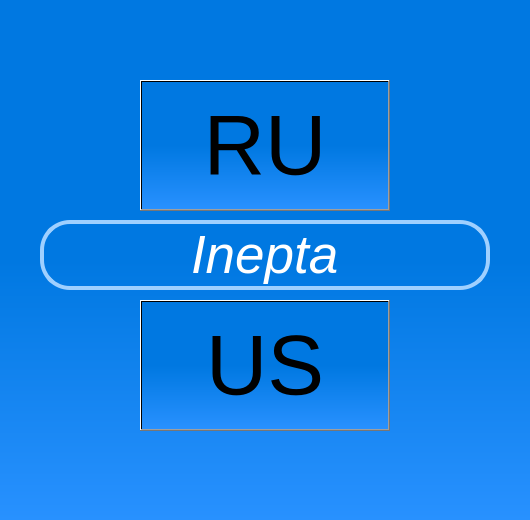
<?xml version="1.0" encoding="UTF-8"?>
<ui version="4.0">
 <class>MainWindow</class>
 <widget class="QMainWindow" name="MainWindow">
  <property name="geometry">
   <rect>
    <x>0</x>
    <y>0</y>
    <width>530</width>
    <height>520</height>
   </rect>
  </property>
  <property name="windowTitle">
   <string>MainWindow</string>
  </property>
  <property name="styleSheet">
   <string notr="true">background-color: qlineargradient(spread:pad, x1:0, y1:0, x2:0, y2:1, stop:0 rgba(0, 120, 225, 255), stop:0.5 rgba(0, 120, 225, 255), stop:1 rgba(40, 145, 255, 255));</string>
  </property>
  <widget class="QWidget" name="centralwidget">
   <widget class="QPushButton" name="buttonRU">
    <property name="geometry">
     <rect>
      <x>140</x>
      <y>80</y>
      <width>250</width>
      <height>131</height>
     </rect>
    </property>
    <property name="font">
     <font>
      <family>Helvetica Neue</family>
      <pointsize>64</pointsize>
     </font>
    </property>
    <property name="styleSheet">
     <string notr="true">QPushButton {background-color: rgba(0, 0, 0, 0); color: rgba(159, 208, 255, 255); border-radius: 20px; border-style: solid; border-color: rgba(159, 208, 255, 255); border-width: 3px;}
QPushButton::hover::!pressed {background-color: rgba(20, 25, 80, 0); color: rgba(255, 255, 255, 255); border-color: rgba(255, 255, 255, 255)}
QPushButton::pressed {background-color: rgba(255, 255, 255, 255)};</string>
    </property>
    <property name="text">
     <string>RU</string>
    </property>
   </widget>
   <widget class="QLineEdit" name="usernameField">
    <property name="geometry">
     <rect>
      <x>40</x>
      <y>220</y>
      <width>450</width>
      <height>70</height>
     </rect>
    </property>
    <property name="font">
     <font>
      <family>Helvetica Neue</family>
      <pointsize>40</pointsize>
      <italic>true</italic>
     </font>
    </property>
    <property name="styleSheet">
     <string notr="true">background-color: rgba(32, 32, 32, 0); color: rgba(255, 255, 255, 255);
border-radius: 30px;
border-style: solid;
border-color: rgba(159, 208, 255, 255);
border-width: 4px;
qproperty-frame: false;</string>
    </property>
    <property name="text">
     <string>Inepta</string>
    </property>
    <property name="alignment">
     <set>Qt::AlignCenter</set>
    </property>
   </widget>
   <widget class="QPushButton" name="buttonUS">
    <property name="geometry">
     <rect>
      <x>140</x>
      <y>300</y>
      <width>250</width>
      <height>131</height>
     </rect>
    </property>
    <property name="font">
     <font>
      <family>Helvetica Neue</family>
      <pointsize>64</pointsize>
     </font>
    </property>
    <property name="styleSheet">
     <string notr="true">QPushButton {background-color: rgba(0, 0, 0, 0); color: rgba(159, 208, 255, 255); border-radius: 20px; border-style: solid; border-color: rgba(159, 208, 255, 255); border-width: 3px;}
QPushButton::hover::!pressed {background-color: rgba(20, 25, 80, 0); color: rgba(255, 255, 255, 255); border-color: rgba(255, 255, 255, 255)}
QPushButton::pressed {background-color: rgba(255, 255, 255, 255)};</string>
    </property>
    <property name="text">
     <string>US</string>
    </property>
   </widget>
  </widget>
 </widget>
 <resources/>
 <connections/>
</ui>
